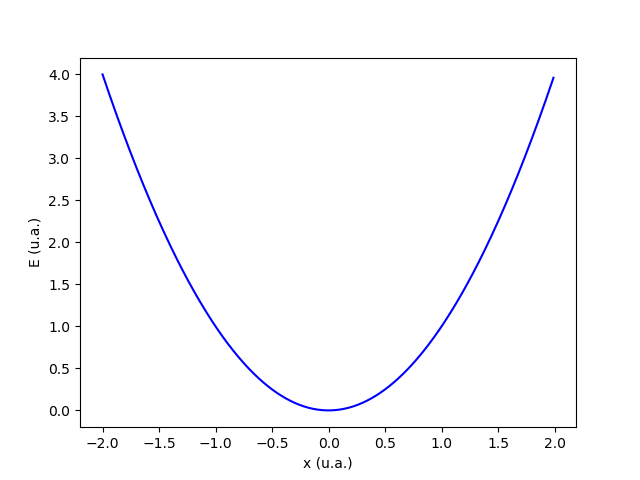

Recreate this plot in Python.
import numpy as np
import matplotlib.pyplot as plt

k=1
L=2
x=np.arange(-L,L,0.01)
V=k*x**2

plt.plot(x,V,'blue')
plt.xlabel('x (u.a.)')
plt.ylabel('E (u.a.)')
plt.savefig('pot.png')
plt.show()
